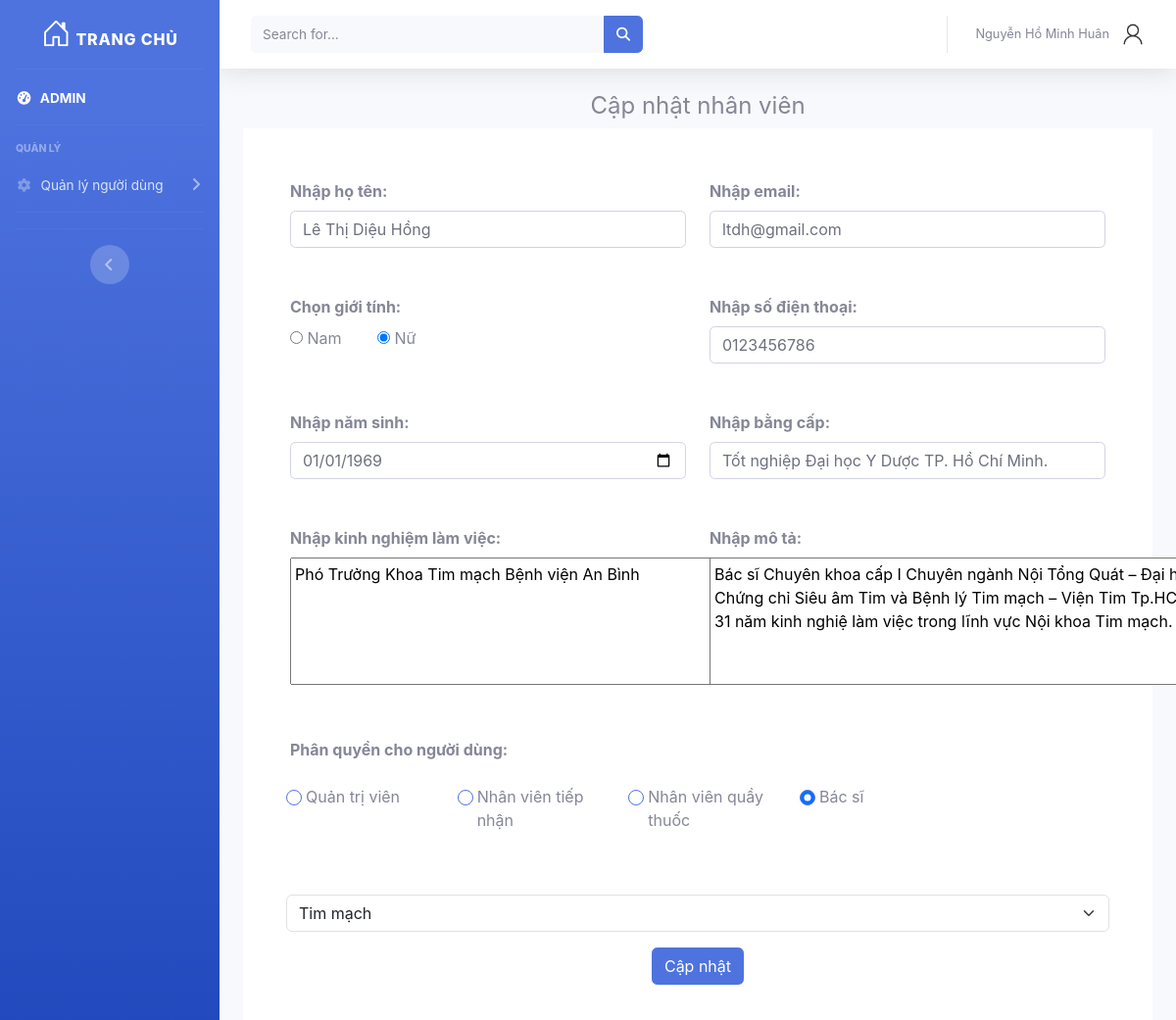
/admin/updateUser/12 (signed in), run on the app's committed database.
### tables this page shows
CREATE TABLE `staff` (
  `id_staff` int(11) NOT NULL COMMENT 'id nhân viên',
  `full_name` varchar(50) NOT NULL COMMENT 'Họ tên nhân viên',
  `email` varchar(50) NOT NULL COMMENT 'Email nhân viên',
  `password` varchar(225) NOT NULL COMMENT 'Mật khẩu nhân viên',
  `phone` varchar(10) NOT NULL COMMENT 'Số điện thoại nhân viên',
  `birthday` date NOT NULL COMMENT 'Ngày sinh nhân viên',
  `gender` varchar(20) NOT NULL COMMENT 'Giới tính nhân viên',
  `image` varchar(225) DEFAULT 'user_account.png' COMMENT 'Ảnh nhân viên',
  `id_department` int(11) DEFAULT NULL COMMENT 'Chuyên khoa',
  `certificate` varchar(225) DEFAULT NULL COMMENT 'Bằng cấp',
  `experience` varchar(225) DEFAULT NULL COMMENT 'Kinh nghiệm làm việc',
  `description` varchar(225) DEFAULT NULL COMMENT 'Mô tả',
  `id_role` int(11) NOT NULL COMMENT 'Quyền nhân viên',
  `status` int(11) NOT NULL DEFAULT 1 COMMENT 'Trạng thái tồn tại của tài khoản'
);

CREATE TABLE `role` (
  `id_role` int(11) NOT NULL,
  `name_role` varchar(50) NOT NULL COMMENT 'Tên quyền'
);

CREATE TABLE `department` (
  `id_department` int(11) NOT NULL COMMENT 'id bộ phận',
  `department_name` varchar(50) NOT NULL COMMENT 'Tên bộ phận'
);

### app/Core/Controller.php (called while the page is built, shortened)
<?php
class Controller extends Validate{
    public function view($view, $data=[]){
        extract($data);
        require_once "./app/Views/".$view.".php";
    }
}
?>

### app/Controllers/Admin.php (called while the page is built, shortened)
<?php
class Admin extends Controller
{
    private $model;
    private $data = [];
    public function __construct()
    {
        $this->model = $this->model('AdminModel');
    }
    public function updateUser($id_staff)
    {
        $this->data['Staff'] = $this->model->getListFromThreeTables('role', 'staff', 'department', 'id_role', 'id_role', 'id_department', 'id_department', "WHERE  id_staff = $id_staff AND staff.status=1");
        $this->data['title'] = 'Cập nhật nhân viên';
        $this->data['role'] = $this->model->getListTable('role');
        $this->data['department'] = $this->model->getListTable('department');
        $this->view("Admin/Users/UpdateUser", $this->data);
    }
}

### index.php (called while the page is built, shortened)
<?php
$myApp = new App();
?>

### app/Core/Model.php (called while the page is built, shortened)
<?php
class Model extends Database
{
    protected $connect;
    public function __construct()
    {
        $p = new Database();
        $this->connect = $p->connect();
    }
    public function getListTable($tableName, $condition = '')
    {
        $query = "SELECT * FROM $tableName $condition";
        $result = mysqli_query($this->connect, $query);
        $data = array();
        if ($result && mysqli_num_rows($result) > 0) {
            while ($row = mysqli_fetch_assoc($result)) {
                $data[] = $row;
            }
        }
        return $data;
    }
    public function getListFromThreeTables($tableName1, $tableName2, $tableName3, $columnName1, $columnName2, $columnName3, $columnName4, $condition = '')
    {
        $query = "SELECT * FROM $tableName1
        INNER JOIN $tableName2 ON $tableName1.$columnName1 = $tableName2.$columnName2
        INNER JOIN $tableName3 ON $tableName2.$columnName3 = $tableName3.$columnName4 $condition";
        $result = mysqli_query($this->connect, $query);
        $data = array();
        if ($result && mysqli_num_rows($result) > 0) {
            while ($row = mysqli_fetch_assoc($result)) {
                $data[] = $row;
            }
        }
        return $data;
    }
}

### app/Core/Database.php (called while the page is built, shortened)
<?php
class Database
{
    function connect()
    {
        $connect = mysqli_connect('localhost', 'root', '', 'livedoc', 3366);
        mysqli_set_charset($connect, "utf8");
        return $connect;
    }
}
?>

### app/Views/Admin/Users/UpdateUser.php (the view, shortened to what this page needs)
<?php
    require './app/Views/inc/HeaderAdmin.php';
    ?>
    <div class="section__content section__content--p30">
      <h4 class="text-center"><?php echo $title; ?></h4>
      <div class="container-fluid">
        <div class="card-body" style="background-color: #fff; padding: 20px;">
          <form class="row g-3 m-3" id="insert_data_user" method="POST" action="">
            <div class="col-md-6 mb-3">
              <label class="form-label"><b>Nhập họ tên:</b></label>
              <input type="text" class="form-control" placeholder="Họ tên" id="fullname" name="fullname" value="<?php
                if (!empty($_POST['fullname']) && empty($error['fullname']))
                {
                  echo $_POST['fullname'];
                }else {
                    echo $Staff[0]['full_name'];
                } ?>">
            </div>
            <div class="col-md-6 mb-3">
              <label class="form-label"><b>Nhập email:</b></label>
              <input type="email" class="form-control" placeholder="Email" id="email" name="email" value="<?php
                if (!empty($_POST['email']) && empty($error['email']))
                {
                  echo $_POST['email'];
                }else {
                  echo $Staff[0]['email'];
                }  ?>">
            </div>
            <div class="col-md-6 mb-3">
              <label class="form-label"><b>Chọn giới tính:</b></label><br>
              <input type="radio" name="gender" id="gender" value="Nam"
              <?php
                  if (!empty($Staff[0]['gender']) && empty($error['gender'])) {
                    if($Staff[0]['gender']=='Nam'){
                       echo 'checked';
                    }
                  }
                ?>>
              <label for="" class="mr-3">Nam</label>
              <input type="radio" name="gender" class="ml-3" id="gender" value="Nữ"
              <?php
                  if (!empty($Staff[0]['gender']) && empty($error['gender'])) {
                    if($Staff[0]['gender']=='Nữ'){
                       echo 'checked';
                    }
                  }
                ?>>
              <label for="">Nữ</label>
            </div>
            <div class="col-md-6 mb-3">
              <label class="form-label"><b>Nhập số điện thoại:</b></label>
              <input type="number" class="form-control" placeholder="số điện thoại" id="phone" name="phone"value="<?php
                if (!empty($_POST['phone']) && empty($error['phone']))
                {
                  echo $_POST['phone'];
                }else {
                  echo $Staff[0]['phone'];
                }  ?>">
            </div>
            <div class="col-md-6 mb-3">
              <label class="form-label"><b>Nhập năm sinh:</b></label>
              <input type="date" class="form-control" placeholder="năm sinh" id="birthday" name="birthday" value="<?php
                if (!empty($_POST['birthday']) && empty($error['birthday']))
                {
                  echo $_POST['birthday'];
                }else {
                  echo $Staff[0]['birthday'];
                }  ?>">
            </div>
            <div class="col-md-6 mb-3">
              <label class="form-label"><b>Nhập bằng cấp:</b></label>
              <input type="text" class="form-control" placeholder="Bằng cấp" id="certificate" name="certificate" value="<?php
                if (!empty($_POST['certificate']) && empty($error['certificate']))
                {
                  echo $_POST['certificate'];
                }else {
                  echo $Staff[0]['certificate'];
                }  ?>">
            </div>
            <div class="col-md-6 mb-3">
              <label class="form-label"><b>Nhập kinh nghiệm làm việc:</b></label><br>
              <textarea name="experience" id="experience" class="p-1" cols="60" rows="5" placeholder="Kinh nghiệm làm việc"><?php
              if (!empty($_POST['experience']) && empty($error['experience'])) {echo $_POST['experience'];}
              else{echo $Staff[0]['experience'];}
              ?></textarea>
            </div>
            <div class="col-md-6 mb-3">
              <label class="form-label"><b>Nhập mô tả:</b></label><br>
              <textarea name="description" class="p-1" id="description" cols="60" rows="5" placeholder="Mô tả"><?php
              if (!empty($_POST['description']) && empty($error['description'])) { echo $_POST['description'];}
              else{echo $Staff[0]['description'];}
              ?></textarea>
            </div>
            <div class="col-md-12">
              <label for=""><b>Phân quyền cho người dùng:</b></label>
            </div>
            <?php foreach($role as $item) {
              if ($item['id_role'] != 5) {
            ?>
                <div class="col-md-2 m-3">
                  <input class="form-check-input custom-radio border-primary" type="radio" name="role" id="role<?php echo $item['id_role'] ?>" value="<?php echo $item['id_role'] ?>" onclick="toggleOptions()"
                  <?php
                  if($Staff[0]['id_role']==$item['id_role']){echo 'checked';}
                  ?>>
                  <label for="role<?php echo $item['id_role'] ?>"><?php echo $item['name_role'] ?></label>
                </div>
            <?php
              }
            } ?>
            <div id="department" <?php if($Staff[0]['id_role']!=4)
            echo 'style="display: none;';
            ?>">
              <select name="department" class="form-select" id="depmt">
              <option value="<?php echo $Staff[0]['id_department'] ?>"><?php echo $Staff[0]['department_name'] ?></option>
              </select>
            </div>
            <div class="col-12 text-center">
              <input type="submit" value="Cập nhật" class="btn btn-primary" id="update" name="upDate">
            </div>
          </form>
        </div>
      </div>
      <?php
      require './app/Views/inc/FooterAdmin.php';
      ?>

### data on the page
staff: fullname "Lê Thị Diệu Hồng", email "ltdh@gmail.com", gender "☑", birthday "01/01/1969", certificate "Tốt nghiệp Đại học Y Dược TP. Hồ Chí Minh.", experience "Phó Trưởng Khoa Tim mạch Bệnh viện An Bình", description "Bác sĩ Chuyên khoa cấp I Chuyên ngành Nội Tổng Quát – Đại học Y Dược Tp.HCM. Chứng chỉ Siêu âm Tim và Bệnh lý Tim mạch – Viện Tim Tp.HCM. 31 năm kinh nghiệ làm việc trong lĩnh vực Nội khoa Tim mạch.", id_role "☐ Quản trị viên", id_role "☐ Nhân viên tiếp nhận", id_role "☐ Nhân viên quầy thuốc", id_role "☑ Bác sĩ", department "Tim mạch"
role: name_role "Quản trị viên"
role: name_role "Nhân viên tiếp nhận"
role: name_role "Nhân viên quầy thuốc"
role: name_role "Bác sĩ"

### other printed values
$_SESSION['is_login']['fullname'] "Nguyễn Hồ Minh Huân"
$title "Cập nhật nhân viên"
